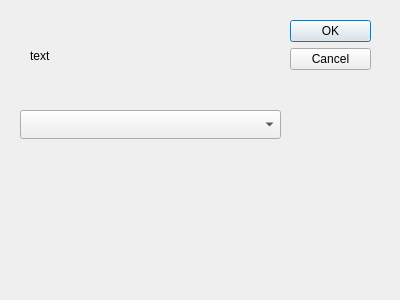
<?xml version="1.0" encoding="UTF-8"?>
<ui version="4.0">
 <class>JDlgSelectServer</class>
 <widget class="QDialog" name="JDlgSelectServer">
  <property name="geometry">
   <rect>
    <x>0</x>
    <y>0</y>
    <width>400</width>
    <height>300</height>
   </rect>
  </property>
  <property name="windowTitle">
   <string>Dialog</string>
  </property>
  <widget class="QDialogButtonBox" name="buttonBox">
   <property name="geometry">
    <rect>
     <x>290</x>
     <y>20</y>
     <width>81</width>
     <height>241</height>
    </rect>
   </property>
   <property name="orientation">
    <enum>Qt::Vertical</enum>
   </property>
   <property name="standardButtons">
    <set>QDialogButtonBox::Cancel|QDialogButtonBox::Ok</set>
   </property>
  </widget>
  <widget class="QComboBox" name="cb_servers">
   <property name="geometry">
    <rect>
     <x>20</x>
     <y>110</y>
     <width>261</width>
     <height>29</height>
    </rect>
   </property>
  </widget>
  <widget class="QLabel" name="lab_text">
   <property name="geometry">
    <rect>
     <x>30</x>
     <y>30</y>
     <width>251</width>
     <height>51</height>
    </rect>
   </property>
   <property name="text">
    <string>text</string>
   </property>
  </widget>
 </widget>
 <resources/>
 <connections>
  <connection>
   <sender>buttonBox</sender>
   <signal>accepted()</signal>
   <receiver>JDlgSelectServer</receiver>
   <slot>accept()</slot>
   <hints>
    <hint type="sourcelabel">
     <x>248</x>
     <y>254</y>
    </hint>
    <hint type="destinationlabel">
     <x>157</x>
     <y>274</y>
    </hint>
   </hints>
  </connection>
  <connection>
   <sender>buttonBox</sender>
   <signal>rejected()</signal>
   <receiver>JDlgSelectServer</receiver>
   <slot>reject()</slot>
   <hints>
    <hint type="sourcelabel">
     <x>316</x>
     <y>260</y>
    </hint>
    <hint type="destinationlabel">
     <x>286</x>
     <y>274</y>
    </hint>
   </hints>
  </connection>
 </connections>
</ui>
